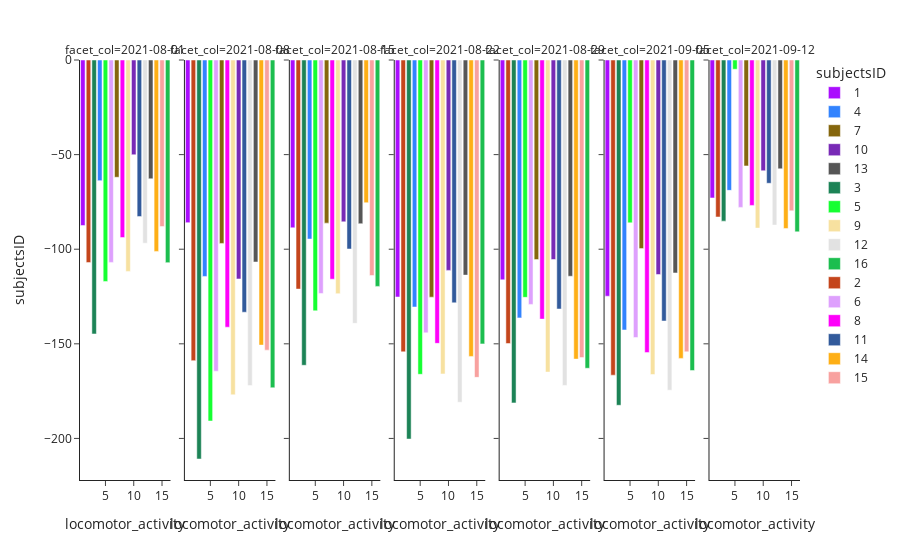

Notebook cell for this chart:
### Code cell
eb = each_week_df['actual_foodupa'] - each_week_df['kcal_hr']
px.bar(
  x=subjectIDs.values, 
  y=eb.values, 
  color=subjectIDs, 
  facet_col=each_week.astype('string'), 
  labels={
    'x': locomotor_activity.name, 
    'y': subjectIDs.name, 
    'color': subjectIDs.name},
  template='simple_white', 
  color_discrete_sequence=colors)
